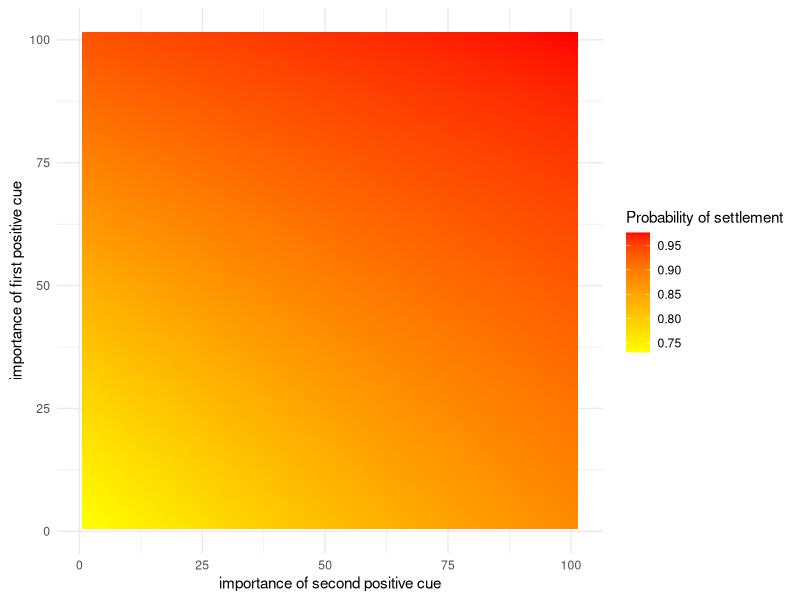

R code for this plot:
library(ggplot2)

# Define a vector with all possible values of the positive cue (from 0 to 1)
A=seq(from = 0, to = 1, by = 0.01)
# Define a function (linear, exponential, etc.) for the positive cue
func1 <- function(x) {
  exp(x)
}
A=sapply(A, func1)
# Define a correction factor for the positive cue
k1=1

# Define a vector with all possible values of the positive cue (from 0 to -1)
#B=rev(seq(from = -1, to = 0, by = 0.01))
B=seq(from = 0, to = 1, by = 0.01) # Use this line to model two positive cues
# Define a function (linear, exponential, etc.) for the negative cue
func2 <- function(x) {
  x
}
B=sapply(B, func2)
# Define a correction factor for the positive cue
k2=1

# Generate a matrix with all possible combinations of positive and negative cue values
L = matrix(nrow = length(A), ncol = length(B))

# Run the model
for (i in 1:length(A)) {
  for (j in 1:length(B)) {
    L[i,j] = 1 / (1 + exp(-(A[i]*k1 + B[j]*k2)))
  }
}

# Change the format of the result matrix for printing
df <- reshape2::melt(L)

# Print the model result
ggplot(df, aes(x = Var2, y = Var1, fill = value)) +
  geom_tile() +
  scale_fill_gradient(low = "yellow", high = "red") +
  labs(x = "importance of second positive cue", y = "importance of first positive cue", fill="Probability of settlement") +
  coord_fixed() +
  theme_minimal()
